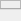
   <widget class="QFrame" name="frame">
    <property name="geometry">
     <rect>
      <x>440</x>
      <y>460</y>
      <width>21</width>
      <height>21</height>
     </rect>
    </property>
    <property name="frameShape">
     <enum>QFrame::StyledPanel</enum>
    </property>
    <property name="frameShadow">
     <enum>QFrame::Raised</enum>
    </property>
    <widget class="QWidget" name="gridLayoutWidget_2">
     <property name="geometry">
      <rect>
       <x>-90</x>
       <y>-50</y>
       <width>160</width>
       <height>81</height>
      </rect>
     </property>
     <property name="font">
      <font>
       <pointsize>9</pointsize>
      </font>
     </property>
     <layout class="QGridLayout" name="gridLayout_2">
      <item row="2" column="1">
       <widget class="QLineEdit" name="LE_OPT_RIGHTACCY">
        <property name="enabled">
         <bool>false</bool>
        </property>
        <property name="minimumSize">
         <size>
          <width>70</width>
          <height>20</height>
         </size>
        </property>
        <property name="maximumSize">
         <size>
          <width>70</width>
          <height>20</height>
         </size>
        </property>
        <property name="font">
         <font>
          <pointsize>9</pointsize>
         </font>
        </property>
        <property name="alignment">
         <set>Qt::AlignCenter</set>
        </property>
       </widget>
      </item>
      <item row="2" column="0">
       <widget class="QLineEdit" name="LE_OPT_LEFTACCY">
        <property name="enabled">
         <bool>false</bool>
        </property>
        <property name="minimumSize">
         <size>
          <width>70</width>
          <height>20</height>
         </size>
        </property>
        <property name="maximumSize">
         <size>
          <width>70</width>
          <height>20</height>
         </size>
        </property>
        <property name="font">
         <font>
          <pointsize>9</pointsize>
         </font>
        </property>
        <property name="alignment">
         <set>Qt::AlignCenter</set>
        </property>
       </widget>
      </item>
      <item row="1" column="0">
       <widget class="QLineEdit" name="LE_OPT_LEFTACCX">
        <property name="enabled">
         <bool>false</bool>
        </property>
        <property name="minimumSize">
         <size>
          <width>70</width>
          <height>20</height>
         </size>
        </property>
        <property name="maximumSize">
         <size>
          <width>70</width>
          <height>20</height>
         </size>
        </property>
        <property name="font">
         <font>
          <pointsize>9</pointsize>
         </font>
        </property>
        <property name="alignment">
         <set>Qt::AlignCenter</set>
        </property>
       </widget>
      </item>
      <item row="1" column="1">
       <widget class="QLineEdit" name="LE_OPT_RIGHTACCX">
        <property name="enabled">
         <bool>false</bool>
        </property>
        <property name="minimumSize">
         <size>
          <width>70</width>
          <height>20</height>
         </size>
        </property>
        <property name="maximumSize">
         <size>
          <width>70</width>
          <height>20</height>
         </size>
        </property>
        <property name="font">
         <font>
          <pointsize>9</pointsize>
         </font>
        </property>
        <property name="alignment">
         <set>Qt::AlignCenter</set>
        </property>
       </widget>
      </item>
      <item row="0" column="0">
       <widget class="QLabel" name="label_2">
        <property name="minimumSize">
         <size>
          <width>70</width>
          <height>20</height>
         </size>
        </property>
        <property name="maximumSize">
         <size>
          <width>70</width>
          <height>20</height>
         </size>
        </property>
        <property name="font">
         <font>
          <pointsize>9</pointsize>
         </font>
        </property>
        <property name="text">
         <string>Left Leg</string>
        </property>
        <property name="alignment">
         <set>Qt::AlignCenter</set>
        </property>
       </widget>
      </item>
      <item row="0" column="1">
       <widget class="QLabel" name="label_3">
        <property name="minimumSize">
         <size>
          <width>70</width>
          <height>20</height>
         </size>
        </property>
        <property name="maximumSize">
         <size>
          <width>70</width>
          <height>20</height>
         </size>
        </property>
        <property name="font">
         <font>
          <pointsize>9</pointsize>
         </font>
        </property>
        <property name="text">
         <string>Right Leg</string>
        </property>
        <property name="alignment">
         <set>Qt::AlignCenter</set>
        </property>
       </widget>
      </item>
     </layout>
    </widget>
    <widget class="QPushButton" name="BTN_OPT_LAMP_ON">
     <property name="geometry">
      <rect>
       <x>200</x>
       <y>-40</y>
       <width>71</width>
       <height>27</height>
      </rect>
     </property>
     <property name="font">
      <font>
       <pointsize>9</pointsize>
      </font>
     </property>
     <property name="text">
      <string>Lamp On</string>
     </property>
    </widget>
    <widget class="QPushButton" name="BTN_OPTZERO">
     <property name="geometry">
      <rect>
       <x>90</x>
       <y>-40</y>
       <width>99</width>
       <height>27</height>
      </rect>
     </property>
     <property name="font">
      <font>
       <pointsize>9</pointsize>
      </font>
     </property>
     <property name="text">
      <string>Opt Zero</string>
     </property>
    </widget>
    <widget class="QWidget" name="horizontalLayoutWidget">
     <property name="geometry">
      <rect>
       <x>90</x>
       <y>0</y>
       <width>224</width>
       <height>31</height>
      </rect>
     </property>
     <property name="font">
      <font>
       <pointsize>9</pointsize>
      </font>
     </property>
     <layout class="QHBoxLayout" name="horizontalLayout">
      <item>
       <widget class="QLineEdit" name="LE_OPT_Xmea">
        <property name="enabled">
         <bool>false</bool>
        </property>
        <property name="sizePolicy">
         <sizepolicy hsizetype="Fixed" vsizetype="Fixed">
          <horstretch>0</horstretch>
          <verstretch>0</verstretch>
         </sizepolicy>
        </property>
        <property name="minimumSize">
         <size>
          <width>70</width>
          <height>20</height>
         </size>
        </property>
        <property name="maximumSize">
         <size>
          <width>70</width>
          <height>20</height>
         </size>
        </property>
        <property name="font">
         <font>
          <pointsize>9</pointsize>
         </font>
        </property>
        <property name="alignment">
         <set>Qt::AlignCenter</set>
        </property>
       </widget>
      </item>
      <item>
       <widget class="QLineEdit" name="LE_OPT_Ymea">
        <property name="enabled">
         <bool>false</bool>
        </property>
        <property name="sizePolicy">
         <sizepolicy hsizetype="Fixed" vsizetype="Fixed">
          <horstretch>0</horstretch>
          <verstretch>0</verstretch>
         </sizepolicy>
        </property>
        <property name="minimumSize">
         <size>
          <width>70</width>
          <height>20</height>
         </size>
        </property>
        <property name="maximumSize">
         <size>
          <width>70</width>
          <height>20</height>
         </size>
        </property>
        <property name="font">
         <font>
          <pointsize>9</pointsize>
         </font>
        </property>
        <property name="alignment">
         <set>Qt::AlignCenter</set>
        </property>
       </widget>
      </item>
      <item>
       <widget class="QLineEdit" name="LE_OPT_thmea">
        <property name="enabled">
         <bool>false</bool>
        </property>
        <property name="sizePolicy">
         <sizepolicy hsizetype="Fixed" vsizetype="Fixed">
          <horstretch>0</horstretch>
          <verstretch>0</verstretch>
         </sizepolicy>
        </property>
        <property name="minimumSize">
         <size>
          <width>70</width>
          <height>20</height>
         </size>
        </property>
        <property name="maximumSize">
         <size>
          <width>70</width>
          <height>20</height>
         </size>
        </property>
        <property name="font">
         <font>
          <pointsize>9</pointsize>
         </font>
        </property>
        <property name="alignment">
         <set>Qt::AlignCenter</set>
        </property>
       </widget>
      </item>
     </layout>
    </widget>
    <widget class="QLabel" name="label_66">
     <property name="geometry">
      <rect>
       <x>-90</x>
       <y>-70</y>
       <width>121</width>
       <height>16</height>
      </rect>
     </property>
     <property name="font">
      <font>
       <pointsize>9</pointsize>
       <weight>75</weight>
       <bold>true</bold>
      </font>
     </property>
     <property name="text">
      <string>Optic Flow</string>
     </property>
     <property name="alignment">
      <set>Qt::AlignLeading|Qt::AlignLeft|Qt::AlignVCenter</set>
     </property>
    </widget>
    <widget class="QPushButton" name="BTN_OPT_LAMP_OFF">
     <property name="geometry">
      <rect>
       <x>280</x>
       <y>-40</y>
       <width>71</width>
       <height>27</height>
      </rect>
     </property>
     <property name="font">
      <font>
       <pointsize>9</pointsize>
      </font>
     </property>
     <property name="text">
      <string>Lamp Off</string>
     </property>
    </widget>
   </widget>
